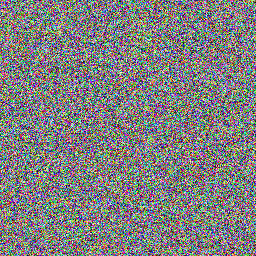
#> input picture pk.png, 256 x 256 px
$ python encryption.py   (older library calls are emulated)
#> lines starting #> are read from the running program, lines starting #| are printed output that depends on the picture; pictures that were not available may be replaced by others from this repository, and a replacement may not be noted
from PIL import Image
from random import randint


#Import/create images and their pixel maps
PK = Image.open("pk.png","r")
#> PK is the input picture: PIL image 256x256 RGB; mean R, G, B 127.6, 127, 127.3
PK = PK.resize((256,256),Image.ANTIALIAS)
PKrgb = PK.convert("RGB")

MSG = Image.open("msgImg.png","r")
MSGrgb = MSG.convert("RGB")

PUB = Image.open("pub.png","r")
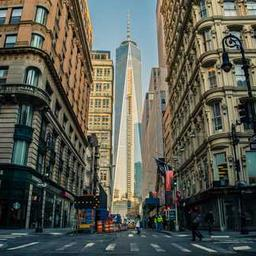
#> input picture pub.png, 256 x 256 px
#> PUB is the input picture: PIL image 256x256 RGB; mean R, G, B 89.5, 90.7, 80.3
PUB = PUB.resize((256,256),Image.ANTIALIAS)
PUBrgb = PUB.convert("RGB")

ENCRimg = Image.new('RGB',(256,256),color = (0,0,0))
#> ENCRimg: PIL image 256x256 RGB; every value is 0
ENCRpixels = ENCRimg.load()
DECRimg = Image.new('RGB',(256,256),color = (0,0,0))
DECRpixels = DECRimg.load()

#create text files for each image (for testing/debugging)
msgimgtxt = open("msgimg.txt","w+")
pubtxt = open("pub.txt","w+")
pktxt = open("pk.txt","w+")
enctxt = open("enc.txt","w+")
dectxt = open("dec.txt","w+")
for i in range(0,256):
    for j in range(0,256):
        #get RGB values from all three images
        pubR,pubG,pubB = PUBrgb.getpixel((i,j))
        priR,priG,priB = PKrgb.getpixel((i,j))
        msgR,msgG,msgB = MSGrgb.getpixel((i,j))
        #write RGB values to txt file (for testing/debugging)
        msgimgtxt.write("[%d][%d](%d,%d,%d)\n" %(i,j,msgR,msgG,msgB))
        pubtxt.write("[%d][%d](%d,%d,%d)\n" %(i,j,pubR,pubG,pubB))
        pktxt.write("[%d][%d](%d,%d,%d)\n" %(i,j,priR,priG,priB))
        #Calculate new encrypted image RGB values
        ENCRpixels[i,j] = (
        (int(pubR/2) + int(priR/2) + msgR)%255,
        (int(pubG/2) + int(priG/2) + msgG)%255,
        (int(pubB/2) + int(priB/2) + msgB)%255)
        #Write the rgb values to text file (for testing/debugging)
        enctxt.write("[%d][%d](%d,%d,%d)\n" %(i,j,ENCRpixels[i,j][0],ENCRpixels[i,j][1],ENCRpixels[i,j][2]))

        #perform the decrypt operation on these pixels
        red = int(ENCRpixels[i,j][0]) - int(pubR/2) - int(priR/2)
        green = int(ENCRpixels[i,j][1]) - int(pubG/2) - int(priG/2)
        blue = int(ENCRpixels[i,j][2]) - int(pubB/2) - int(priB/2)
        if(red < 0):
            red = red + 255
        if(green < 0):
            green = green + 255
        if(blue < 0):
            blue = blue + 255

        #set the rgb values of our decrypted image (testing only)
        DECRpixels[i,j] = (red,green,blue)
        dectxt.write("[%d][%d](%d,%d,%d)\n" %(i,j,DECRpixels[i,j][0],DECRpixels[i,j][1],DECRpixels[i,j][2]))

        #close/save all files
msgimgtxt.close()
pubtxt.close()
pktxt.close()
enctxt.close()
dectxt.close()
DECRimg.save("dec.png")
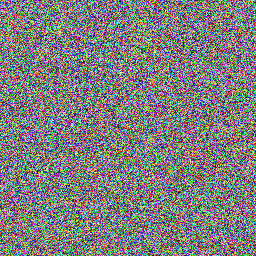
#> saved as dec.png: PIL image 256x256 RGB; mean R, G, B 126.6, 126, 126.3
ENCRimg.save("enc.png")
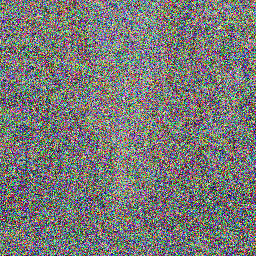
#> saved as enc.png: PIL image 256x256 RGB; mean R, G, B 120.7, 120.9, 119
